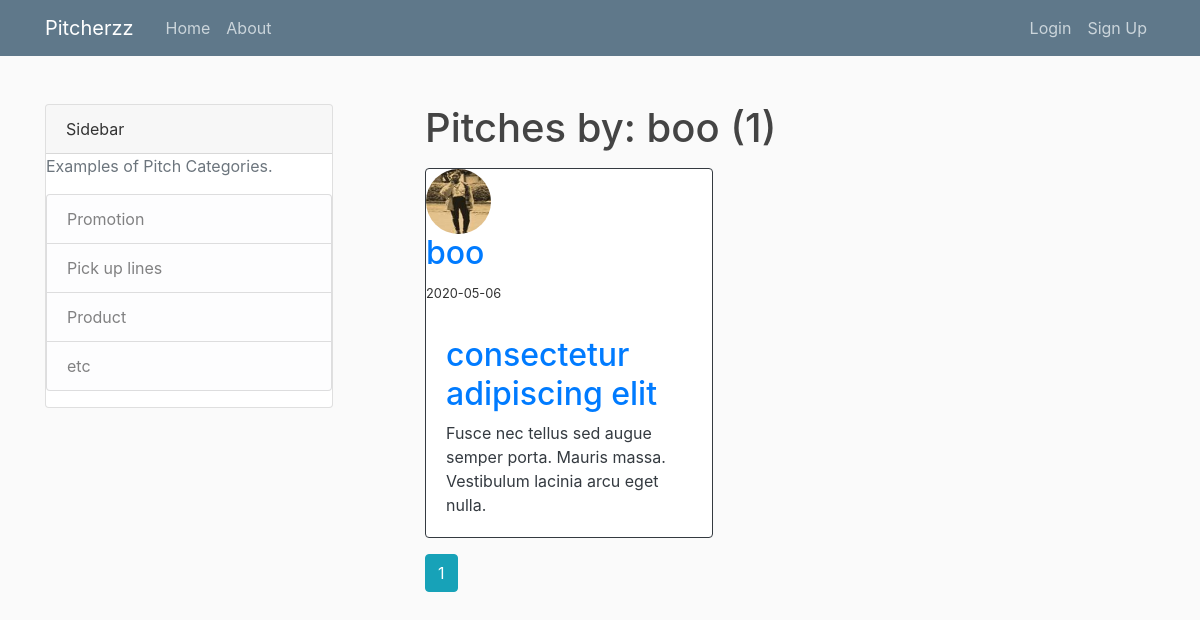
Screenshot of /user/boo with the database file from the repository.
### pitches/models.py (models this page shows, shortened)
class User(db.Model, UserMixin):
    id = db.Column(db.Integer, primary_key=True)
    username = db.Column(db.String(20), unique=True, nullable=False)
    email = db.Column(db.String(120), unique=True, nullable=False)
    image_file = db.Column(db.String(20), nullable=False, default='default.jpg')
    password = db.Column(db.String(60), nullable=False)
    pitches = db.relationship('Pitch', backref='author', lazy=True)

class Pitch(db.Model):
    id = db.Column(db.Integer, primary_key=True)
    category = db.Column(db.String(100), nullable=False)
    date_posted = db.Column(db.DateTime, nullable=False, default=datetime.utcnow)
    content = db.Column(db.Text, nullable=False)
    user_id = db.Column(db.Integer, db.ForeignKey('user.id'), nullable=False)

### pitches/users/routes.py (the view)
@users.route("/user/<string:username>")
def user_pitches(username):
    page = request.args.get('page', 1, type=int)
    user = User.query.filter_by(username=username).first_or_404()
    pitches = Pitch.query.filter_by(author=user)\
        .order_by(Pitch.date_posted.desc())\
        .paginate(page=page, per_page=4)
    return render_template('user_pitches.html', pitches=pitches, user=user)

### pitches/templates/user_pitches.html
{% extends 'layout.html' %}
{% block content %}
    <h1 class="mb-3">Pitches by: {{user.username }} ({{ pitches.total }})</h1>
    {% for pitch in pitches.items %}
        <div class="card border-dark mb-3" style="max-width: 18rem;">
          <div class="card-title">
            <img class="rounded-circle article-img" src="{{ url_for('static', filename='profile_pics/' + pitch.author.image_file) }}">
            <h2><a class="mr-2" href="{{ url_for('users.user_pitches', username=pitch.author.username) }}">{{ pitch.author.username }}</a></h2>
            <small>{{ pitch.date_posted.strftime('%Y-%m-%d') }}</small>
          </div>
          <div class="card-body text-dark">
            <h2><a href="{{ url_for('pitchess.pitch', pitch_id=pitch.id) }}">{{ pitch.category }}</a></h2>
            <p class="card-text">{{ pitch.content }}</p>
          </div>
      </div>
    {% endfor %}
    {% for page_num in pitches.iter_pages(left_edge=1, right_edge=1, left_current=1, right_current=2) %}
      {% if page_num %}
        {% if pitches.page == page_num %}
          <a class="btn btn-info mb-4" href="{{ url_for('users.user_pitches', username=user.username, page=page_num) }}">{{ page_num }}</a>
        {% else %}
          <a class="btn btn-outline-info mb-4" href="{{ url_for('users.user_pitches', username=user.username, page=page_num) }}">{{ page_num }}</a>
        {% endif %}
      {% else %}
        ...
      {% endif %}
    {% endfor %}
{% endblock content %}

### pitches/static/main.css (style rules this page uses)
body { background: #fafafa; color: #333333; margin-top: 5rem; }
h1, h2, h3, h4, h5, h6 { color: #444444; }
.article-img { height: 65px; width: 65px; margin-right: 16px; }

### rows the page displays
User: username "boo"
Pitch: image_file (picture), author.username "boo", date_posted "2020-05-06", category "consectetur adipiscing elit", content "Fusce nec tellus sed augue semper porta. Mauris massa. Vestibulum lacinia arcu eget nulla."

### other values shown
{{ pitches.total }} "1"
{{ page_num }} "1"
